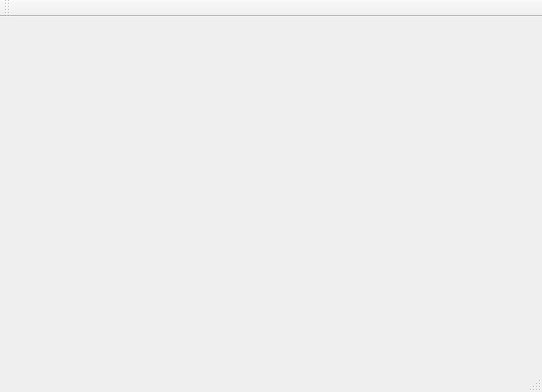
<?xml version="1.0" encoding="UTF-8"?>
<ui version="4.0">
 <class>MainWindow</class>
 <widget class="QMainWindow" name="MainWindow">
  <property name="geometry">
   <rect>
    <x>0</x>
    <y>0</y>
    <width>542</width>
    <height>392</height>
   </rect>
  </property>
  <property name="windowTitle">
   <string>MainWindow</string>
  </property>
  <widget class="QWidget" name="centralWidget">
   <property name="layoutDirection">
    <enum>Qt::LeftToRight</enum>
   </property>
   <layout class="QVBoxLayout" name="verticalLayout">
    <item>
     <widget class="FieldWiget" name="widget" native="true">
      <property name="focusPolicy">
       <enum>Qt::StrongFocus</enum>
      </property>
      <property name="layoutDirection">
       <enum>Qt::LeftToRight</enum>
      </property>
     </widget>
    </item>
   </layout>
  </widget>
  <widget class="QToolBar" name="mainToolBar">
   <attribute name="toolBarArea">
    <enum>TopToolBarArea</enum>
   </attribute>
   <attribute name="toolBarBreak">
    <bool>false</bool>
   </attribute>
  </widget>
  <widget class="QStatusBar" name="statusBar"/>
 </widget>
 <layoutdefault spacing="6" margin="11"/>
 <customwidgets>
  <customwidget>
   <class>FieldWiget</class>
   <extends>QWidget</extends>
   <header>fieldwiget.h</header>
   <container>1</container>
  </customwidget>
 </customwidgets>
 <resources/>
 <connections/>
</ui>
